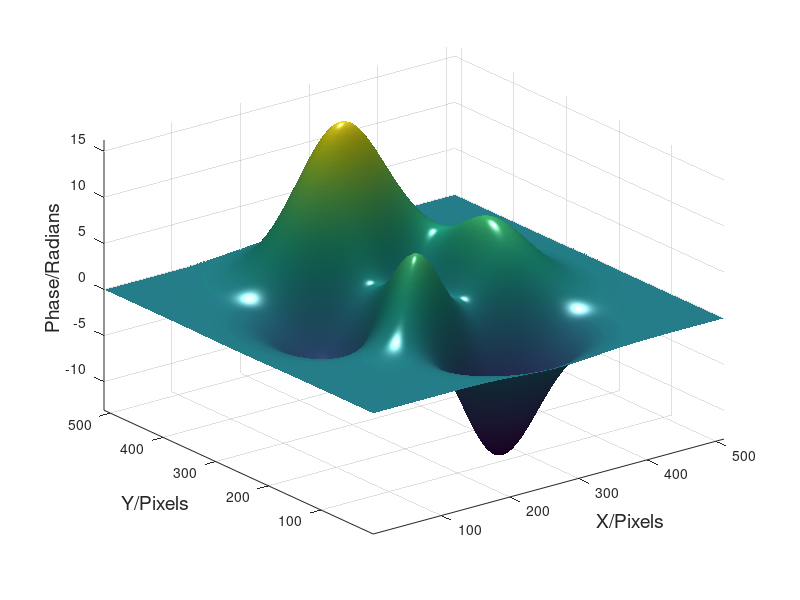
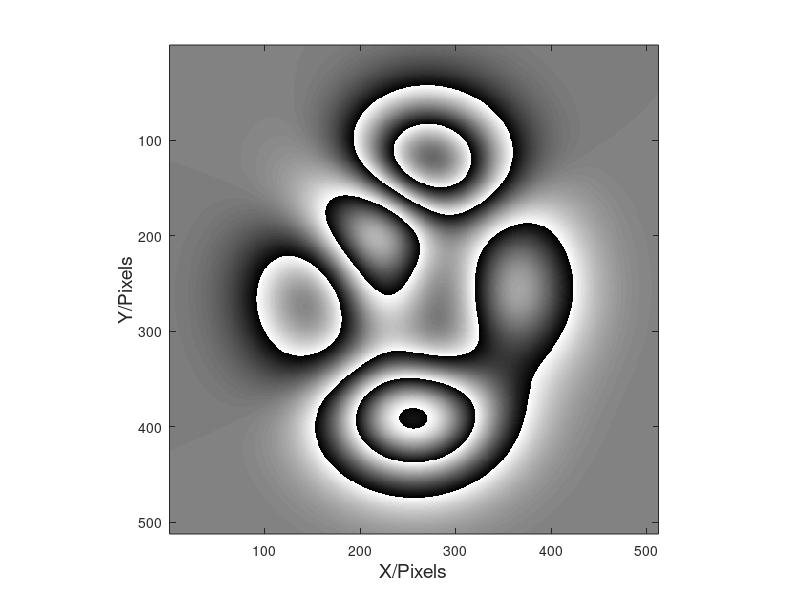
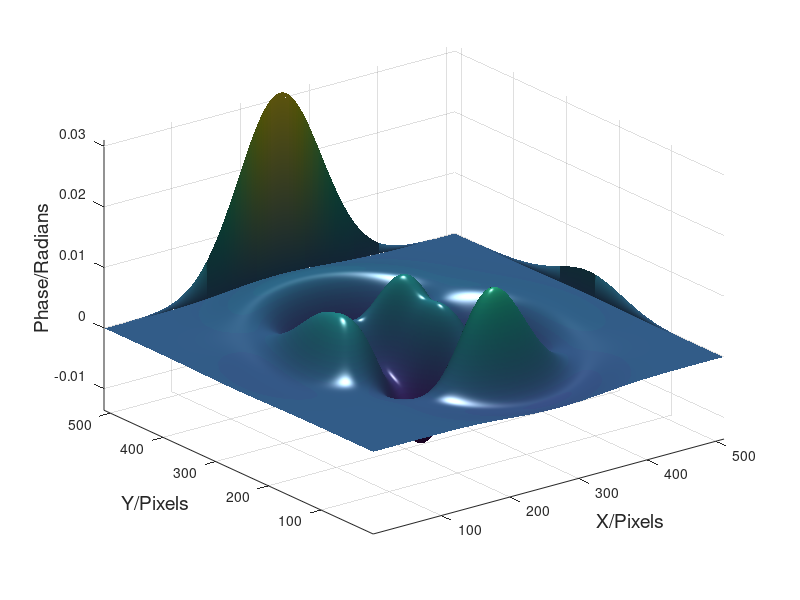
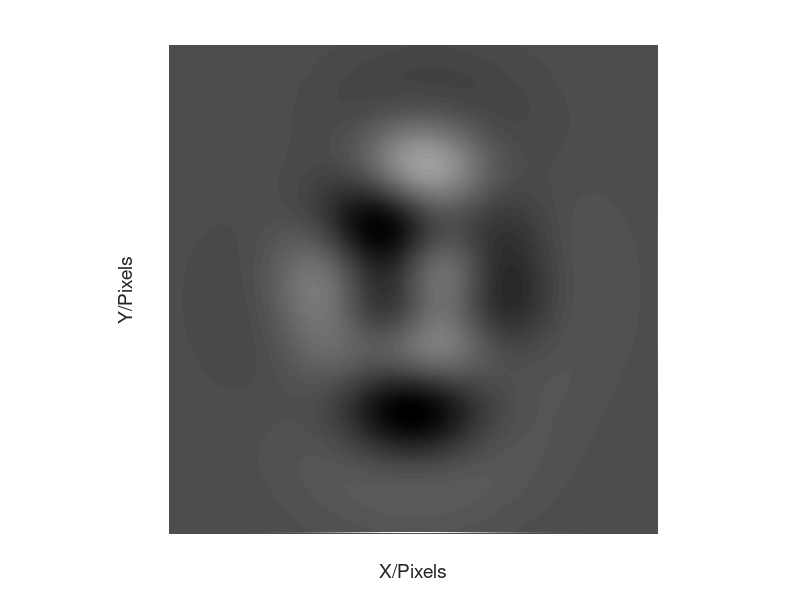

MATLAB code for these plots, in order:
clear all
close all
clc
%% ****************
N = 512;
G = 2;
phi0 = peaks(N)*G; %
figure(1)
surf(phi0,'FaceColor','interp', 'EdgeColor','none','FaceLighting','phong');
camlight left, axis tight
xlabel('X/Pixels','FontSize',14);ylabel('Y/Pixels','FontSize',14);zlabel('Phase/Radians','FontSize',14);%title('Initial Phase','FontSize',14)
set(figure(1),'name','Initial Phase 3D','Numbertitle','off');
phi = angle(exp(j*phi0));
figure(2);
imshow(phi,[]);
xlabel('X/Pixels','FontSize',14);ylabel('Y/Pixels','FontSize',14);%title('Wrapped Phase','FontSize',14)
set(figure(2),'name','Wrapped Phase','Numbertitle','off');
axis on
%% read files


%%
[m,n] = size(phi);
phidx=zeros(m,n);
phidy=zeros(m,n);
phidx(1:m-1,:)= angle(exp(j*(phi(2:m,:)-phi(1:m-1,:))));
phidy(:,1:n-1)= angle(exp(j*(phi(:,2:n)-phi(:,1:n-1))));
%
Rou3 = zeros(m,n);
Rou3dx = zeros(m,n);
Rou3dy = zeros(m,n);
Rou3dx(1:m-1,:) = phidx(2:m,:)-phidx(1:m-1,:);
Rou3dy(:,1:n-1) = phidy(:,2:n)-phidy(:,1:n-1);
Rou3 = Rou3dx + Rou3dy;
figure(3);
surf(Rou3,'FaceColor','interp', 'EdgeColor','none','FaceLighting','phong');
camlight left, axis tight
xlabel('X/Pixels','FontSize',14);ylabel('Y/Pixels','FontSize',14);zlabel('Phase/Radians','FontSize',14);%title('lou3','FontSize',14)
set(figure(3),'name','R(x,y) 3D','Numbertitle','off');
figure(4);
imshow(Rou3,[]);
xlabel('X/Pixels','FontSize',14);ylabel('Y/Pixels','FontSize',14);
set(figure(4),'name','R(x,y) 2D','Numbertitle','off');
%% *******************************
tic
PP3 = dct2(Rou3);
for ii=1:m
    for jj=1:n
        k1=2*cos((ii-1)*pi/(m));
        k2=2*cos((jj-1)*pi/(n));
        KK = k1+k2-4;
        PH3(ii,jj) = PP3(ii,jj)/KK;
    end
end
PH3(1,1) = -(PH3(1,2) + PH3(2,1) - PP3(1,1))/2;
phi3 = idct2(PH3);
toc
phi3 = phi3(1:m,1:n);


figure(5);
surf(phi3,'FaceColor','interp', 'EdgeColor','none','FaceLighting','phong');
camlight left, axis tight
xlabel('X/Pixels','FontSize',14);ylabel('Y/Pixels','FontSize',14);zlabel('Phase/Radians','FontSize',14);%title('BLS Phase Unwrapping','FontSize',14)
set(figure(5),'name','BLS Phase Unwrapping','Numbertitle','off');
